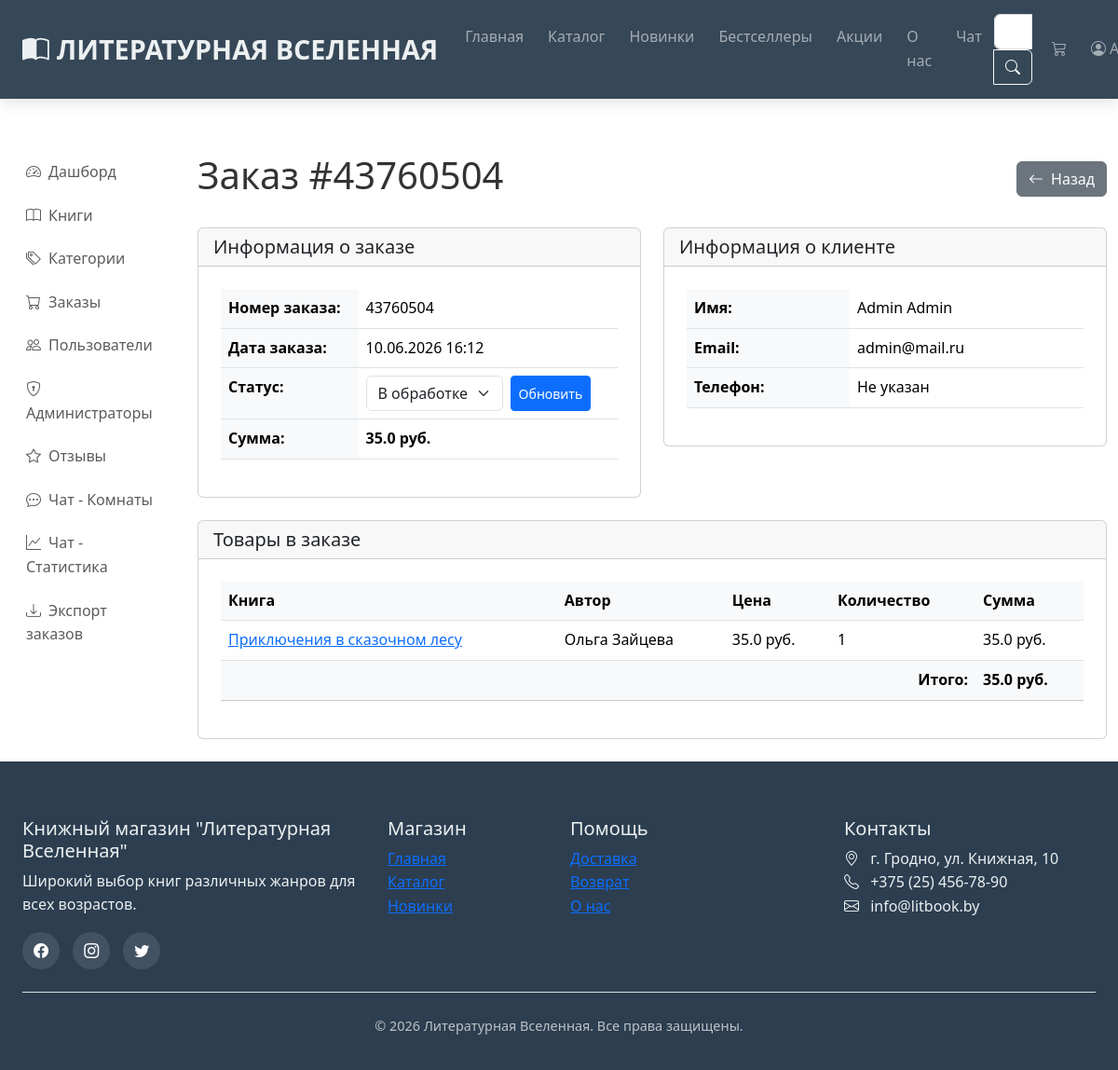
/admin/orders/4 (signed in), run on an earlier commit of the app's database.
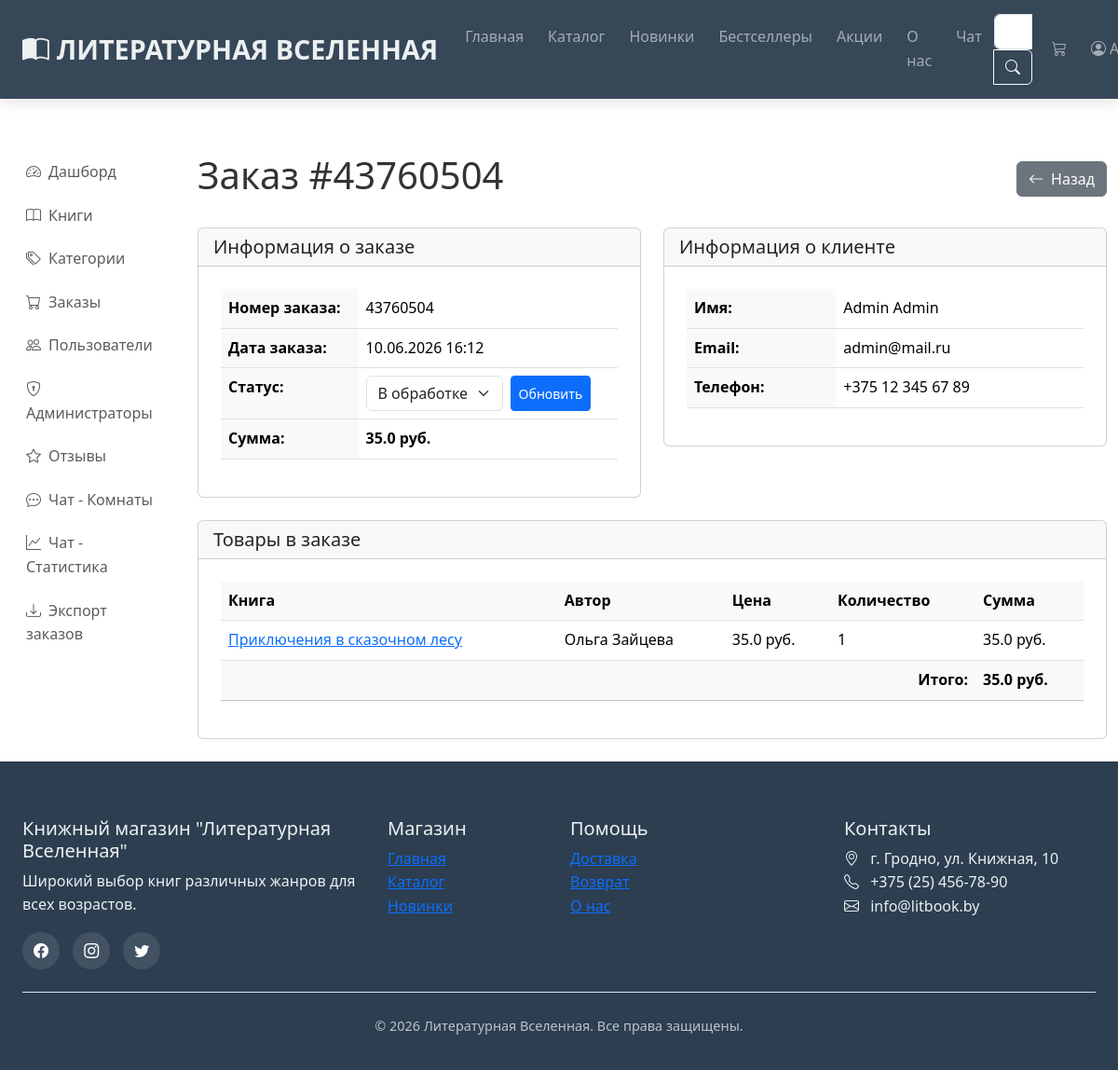
And on a later commit of the database.
### models.py (models this page shows, shortened)
class User(db.Model):
    __tablename__ = 'users'
    id = db.Column(db.Integer, primary_key=True)
    first_name = db.Column(db.String(50), nullable=False)
    last_name = db.Column(db.String(50), nullable=False)
    email = db.Column(db.String(120), unique=True, nullable=False)
    password_hash = db.Column(db.String(128))
    phone = db.Column(db.String(20))
    is_admin = db.Column(db.Boolean, default=False)  # Добавленное поле
    created_at = db.Column(db.DateTime, default=datetime.now)
    orders = db.relationship('Order', backref='user', lazy=True)
    wishlist = db.relationship('Wishlist', backref='user', lazy=True)

### admin.py (the view)
@admin_bp.route('/orders/<int:order_id>')
@admin_required
def order_detail(order_id):
    order = Order.query.get_or_404(order_id)
    return render_template('admin/order_detail.html', order=order)

### admin.py (called while the page is built)
def admin_required(f):
    @wraps(f)
    def decorated_function(*args, **kwargs):
        if 'user_id' not in session:
            flash('Пожалуйста, войдите в систему', 'warning')
            return redirect(url_for('login'))
        user = User.query.get(session['user_id'])
        if not user or not user.is_admin:
            flash('Доступ запрещен. Требуются права администратора.', 'danger')
            return redirect(url_for('index'))
        return f(*args, **kwargs)
    return decorated_function

### app.py (called while the page is built)
@app.context_processor
def inject_data():
    categories = Category.query.all()
    cart_count = 0
    if 'cart' in session:
        cart_count = sum(item['quantity'] for item in session['cart'].values())
    return dict(
        categories=categories,
        cart_count=cart_count,
        current_year=datetime.now().year
    )

### templates/admin/order_detail.html (shortened to what the changed rows need)
{% extends "base.html" %}
{% block content %}
<div class="container-fluid py-4">
    <div class="row">
        <div class="col-md-9 col-lg-10">
            <div class="d-flex justify-content-between align-items-center mb-4">
                <h1>Заказ #{{ order.order_number }}</h1>
            </div>
            <div class="row">
                <div class="col-md-6 mb-4">
                    <div class="card">
                        <div class="card-body">
                            <table class="table">
                                <tr>
                                    <th>Номер заказа:</th>
                                </tr>
                                <tr>
                                    <th>Дата заказа:</th>
                                </tr>
                                <tr>
                                    <th>Статус:</th>
                                </tr>
                                <tr>
                                    <th>Сумма:</th>
                                </tr>
                            </table>
                        </div>
                    </div>
                </div>
                <div class="col-md-6 mb-4">
                    <div class="card">
                        <div class="card-body">
                            {% if order.user %}
                            <table class="table">
                                <tr>
                                    <th>Имя:</th>
                                    <td>{{ order.user.first_name }} {{ order.user.last_name }}</td>
                                </tr>
                                <tr>
                                    <th>Email:</th>
                                    <td>{{ order.user.email }}</td>
                                </tr>
                                <tr>
                                    <th>Телефон:</th>
                                    <td>{{ order.user.phone or 'Не указан' }}</td>
                                </tr>
                            </table>
                            {% else %}
                            <div class="alert alert-warning mb-0">
                                <i class="bi bi-exclamation-triangle me-2"></i>
                                Информация о клиенте недоступна. Возможно, пользователь был удален.
                            </div>
                            {% endif %}
                        </div>
                    </div>
                </div>
            </div>
            <div class="card">
                <div class="card-body">
                    <div class="table-responsive">
                        <table class="table">
                            <thead>
                                <tr>
                                    <th>Книга</th>
                                    <th>Автор</th>
                                    <th>Цена</th>
                                    <th>Количество</th>
                                    <th>Сумма</th>
                                </tr>
                            </thead>
                        </table>
                    </div>
                </div>
            </div>
        </div>
    </div>
</div>
{% endblock %}

What changed in the data, as far as the page shows it:
changed User "Admin": user "Не указан" → "+375 12 345 67 89"
